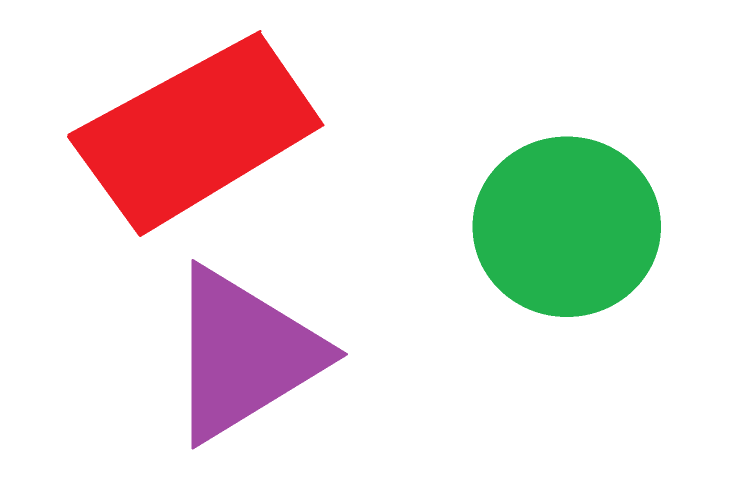
#> input picture images/shapes.png, 1512 x 1008 px (shown at 1/2 size)
$ python Pict.py
#> lines starting #> are read from the running program, lines starting #| are printed output that depends on the picture; after the words box and inside, x2 and y2 are one past the last pixel; in counts of white or black regions, pixels touching at a corner belong together
import cv2
import numpy as np
import math

img = cv2.imread('images/shapes.png')
#> img is the input picture: shape (1008, 1512, 3); mean B, G, R 223.7, 226.6, 234.6

def main():
    gray = cv2.cvtColor(img, cv2.COLOR_BGR2GRAY)
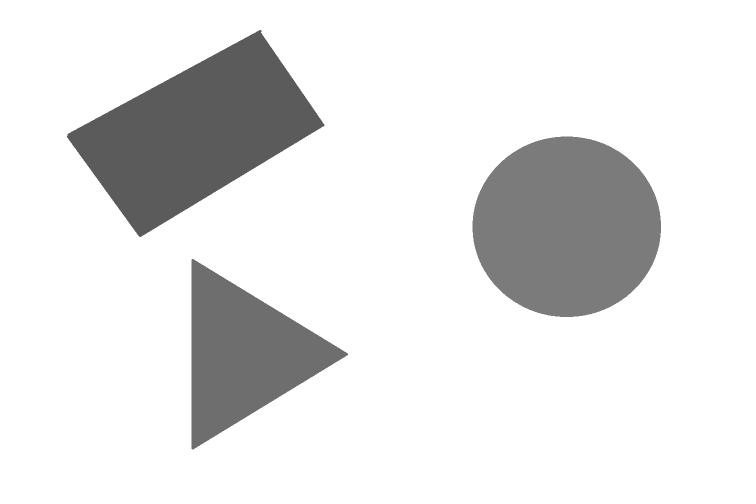
#> gray: shape (1008, 1512) (shown at 1/2 size); min 91, max 255, mean 228.7
    ret,thresh = cv2.threshold(gray,250, 250, 1)
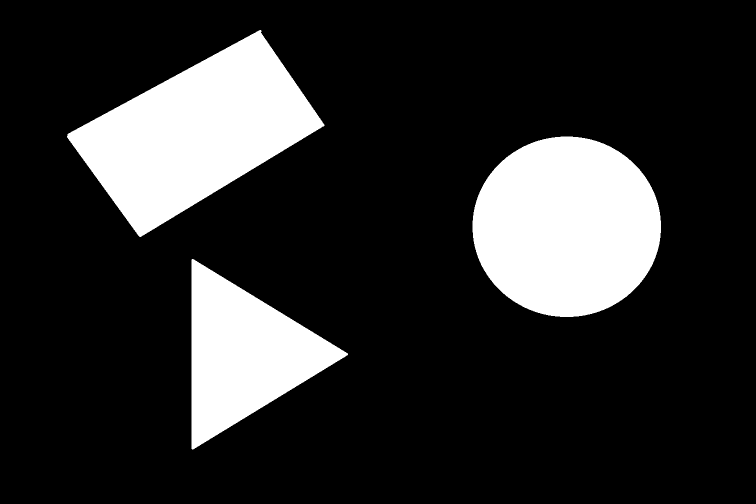
#> thresh: shape (1008, 1512) (shown at 1/2 size); values 0 (black) and 250 (white), 17.9% white; 3 white regions
    cntr, h = cv2.findContours(thresh, cv2.RETR_TREE, cv2.CHAIN_APPROX_NONE)
#> cntr = 3 contours; box (x1, y1, x2, y2) and area: (945, 273, 1322, 634) 106312, (134, 60, 649, 474) 104632, (383, 518, 696, 899) 60162; h = [[1, -1, -1, -1], [2, 0, -1, -1], [-1, 1, -1, -1]]

    for cnt in cntr:
        rect = cv2.minAreaRect(cnt)  # вписываем фигуру в прямоугольник
        box = cv2.boxPoints(rect)  # ищем четыре вершины прямоугольника
        box = np.int0(box)  # округляем координаты
        M = cv2.moments(cnt)
        cX = int(M["m10"] / M["m00"])
        cY = int(M["m01"] / M["m00"])
        center = [cX, cY]
        area = int(rect[1][0] * rect[1][1])  # вычисляем площадь
        # вычисляем координаты двух векторов, являющихся сторонам прямоугольника
        edge1 = np.int0((box[1][0] - box[0][0], box[1][1] - box[0][1]))
        edge2 = np.int0((box[2][0] - box[1][0], box[2][1] - box[1][1]))
        # выясняем какой вектор больше
        usedEdge = edge1
        if cv2.norm(edge2) > cv2.norm(edge1):
            usedEdge = edge2
        reference = (1, 0)  # горизонтальный вектор, задающий горизонт
        # вычисляем угол между самой длинной стороной прямоугольника и горизонтом
        angle = 180.0 / math.pi * math.acos(
            (reference[0] * usedEdge[0] + reference[1] * usedEdge[1]) / (cv2.norm(reference) * cv2.norm(usedEdge)))
        # отсекаем лишние контуры

        if area > 7000:
            shape = ""
            peri = cv2.arcLength(cnt, True)
            approx = cv2.approxPolyDP(cnt, 0.04 * peri, True)

            if len(approx) == 3:
                shape = "triangle"

            elif len(approx) == 4:

                shape = "rectangle"

            elif len(approx) == 5:
                shape = "Pentagon"

            else:
                shape = "oval"

            cv2.drawContours(img, cnt, -1, (255, 0, 67), 3)
            cv2.circle(img, center, 5, (230, 0, 200), 2)  # рисуем маленький круг в центре фигуры
            # выводим вна первоначальное изображение величину угла наклона
            if shape != "oval":
                cv2.putText(img, "%d" % int(angle), (center[0] + 20, center[1] - 20), cv2.FONT_HERSHEY_SIMPLEX, 0.7,
                        (0, 235, 250), 2)
            x, y, w, h = cv2.boundingRect(cnt)
            cv2.putText(img, shape, (x, y - 10 ), cv2.FONT_HERSHEY_SIMPLEX, 0.7, (36, 255, 12), 1)
            f_img = cv2.resize(img, (img.shape[1] // 2, img.shape[0] // 2))
#> this loop made 3 passes
#> (rect, box, cX, cY, area, edge1, angle) on passes 1, 3: (((539, 708), (380, 312), -90), [[694, 897], [382, 897], [383, 517], [694, 517]], 487, 708, 118559, [-312, 0], 89.85), (((390.2, 260.3), (452.8, 251.6), -31.17), [[261, 485], [131, 269], [518, 35], [649, 250]], 391, 265, 113918, [-130, -216], 31.16)
#> (rect, box, cX, cY, area, edge2, angle) on pass 2: (((1133, 453), (367.7, 367.7), -45), [[1133, 712], [873, 452], [1133, 192], [1393, 452]], 1133, 453, 135199, [260, -260], 135)
#> pass 1, in main, `f_img = cv2.resize(img, (img.shape[1] // 2, img.shape[0] // 2))`:
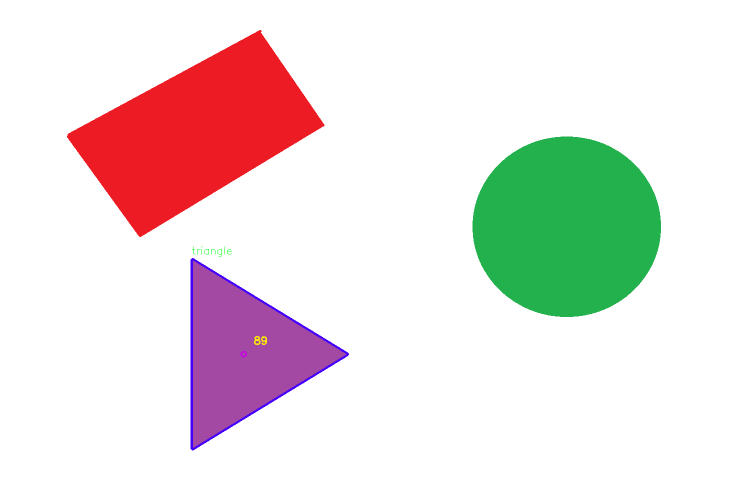
#> f_img: shape (504, 756, 3); mean B, G, R 223.8, 226.2, 234.2
#> after the loop:
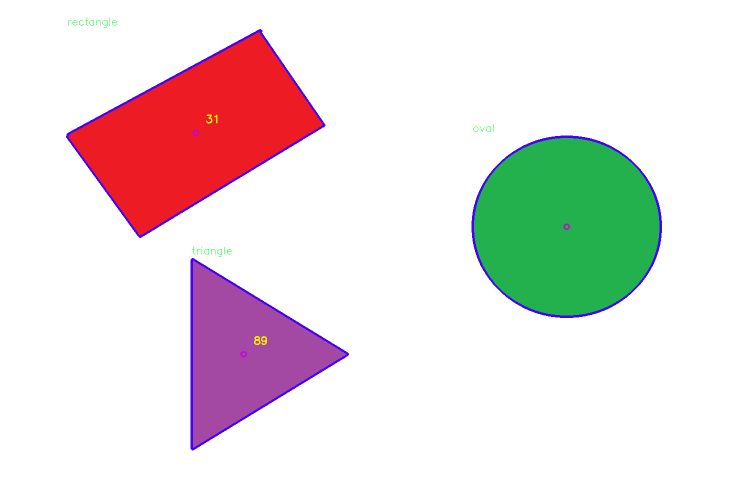
#> img: shape (1008, 1512, 3) (shown at 1/2 size); 1.13% of pixels changed, all inside (x1, y1, x2, y2) = (132, 35, 1324, 901)
    cv2.imshow('Result', f_img)
    cv2.waitKey(0)

main()
